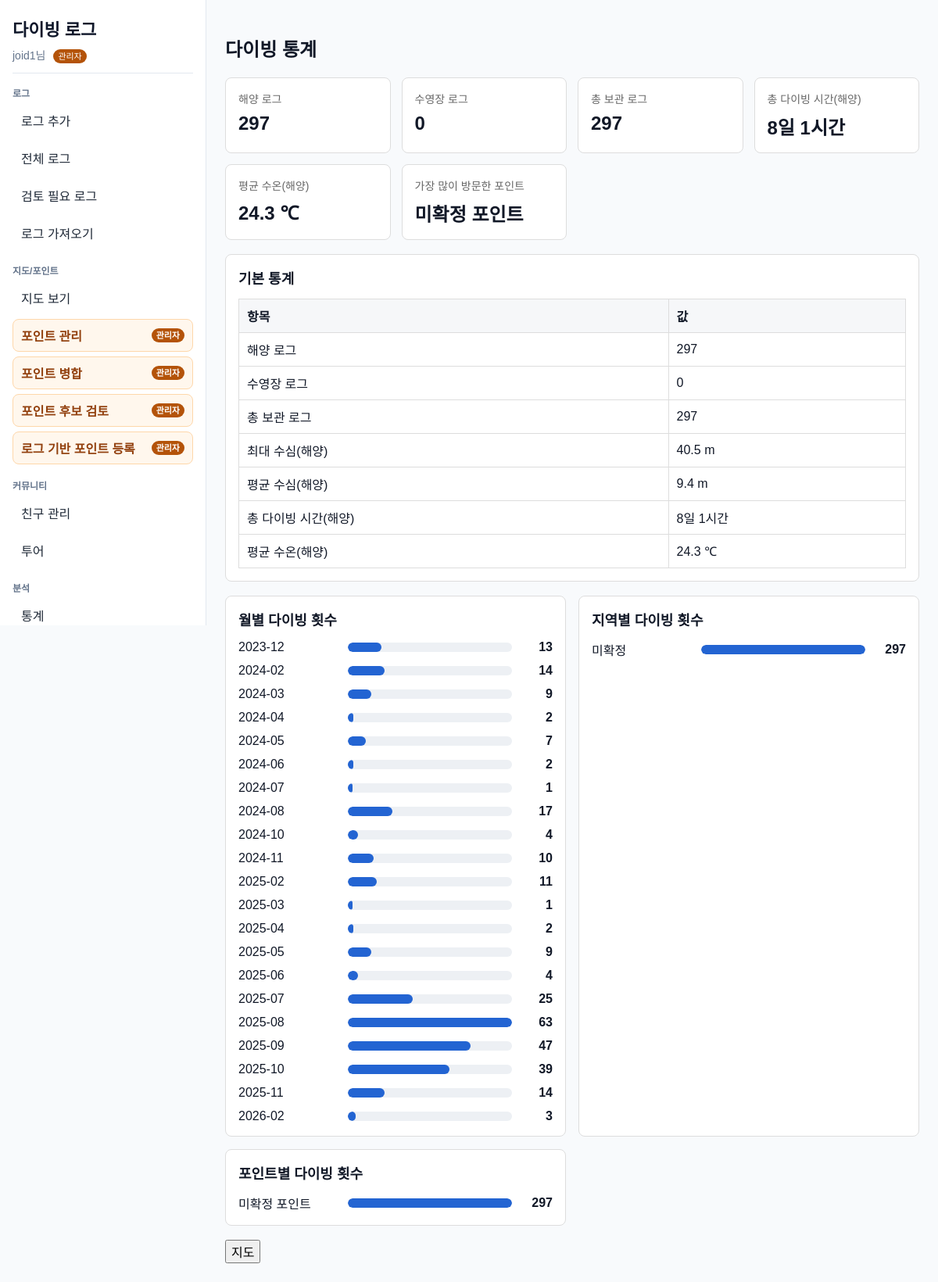
/stats (signed in), run on the app's committed database.
### app/models.py (models this page shows)
class User(Base):
    __tablename__ = "users"
    id = Column(Integer, primary_key=True, index=True)
    username = Column(String, unique=True, index=True, nullable=False)
    password_hash = Column(String, nullable=False)
    is_admin = Column(Boolean, default=False, nullable=False)

class DivePoint(Base):
    __tablename__ = "dive_points"
    id = Column(Integer, primary_key=True, index=True)
    name = Column(String, index=True)
    area_id = Column(Integer, ForeignKey("areas.id"))
    latitude = Column(Float, nullable=True)
    longitude = Column(Float, nullable=True)
    point_type = Column(String, nullable=False, default="OCEAN")
    memo = Column(String, nullable=True)
    area = relationship("Area", backref="dive_points")

class Region(Base):
    __tablename__ = "regions"
    id = Column(Integer, primary_key=True, index=True)
    name = Column(String, unique=True, index=True)
    country_id = Column(Integer, ForeignKey("countries.id"), nullable=True)
    country = relationship("Country", backref="regions")

### main.py (the view)
@app.get("/stats")
def stats_page(request: Request):
    db = SessionLocal()
    try:
        current_user = get_current_user(request, db)
        visible_logs_query = db.query(DiveLog).filter(visible_log_condition(current_user))
        ocean_logs_query = (
            db.query(DiveLog)
            .join(DivePoint, DiveLog.dive_point_id == DivePoint.id)
            .filter(visible_log_condition(current_user))
            .filter(DivePoint.point_type == "OCEAN")
        )
        pool_logs_query = (
            db.query(DiveLog)
            .join(DivePoint, DiveLog.dive_point_id == DivePoint.id)
            .filter(visible_log_condition(current_user))
            .filter(DivePoint.point_type == "POOL")
        )
        total_dives = ocean_logs_query.with_entities(func.count(DiveLog.id)).scalar()
        pool_dives = pool_logs_query.with_entities(func.count(DiveLog.id)).scalar()
        total_stored_logs = visible_logs_query.with_entities(func.count(DiveLog.id)).scalar()
        max_depth = ocean_logs_query.with_entities(func.max(DiveLog.max_depth)).scalar()
        avg_depth = ocean_logs_query.with_entities(func.avg(DiveLog.avg_depth)).scalar()
        total_dive_time = ocean_logs_query.with_entities(func.sum(DiveLog.dive_time)).scalar()
        total_dive_time_display = format_dive_duration(total_dive_time)
        avg_water_temp = ocean_logs_query.with_entities(func.avg(DiveLog.water_temp)).scalar()
        monthly_dive_date = monthly_dive_date_expression(db).label("month")
        monthly_dives = (
            db.query(
                monthly_dive_date,
                func.count(DiveLog.id).label("dive_count"),
            )
            .join(DivePoint, DiveLog.dive_point_id == DivePoint.id)
            .filter(visible_log_condition(current_user))
            .filter(DivePoint.point_type == "OCEAN")
            .group_by(monthly_dive_date)
            .order_by(monthly_dive_date)
            .all()
        )
        region_dives = (
            db.query(
                Region.name.label("name"),
                func.count(DiveLog.id).label("dive_count"),
            )
            .select_from(DiveLog)
            .join(DivePoint, DiveLog.dive_point_id == DivePoint.id)
            .join(Area, DivePoint.area_id == Area.id)
            .join(Region, Area.region_id == Region.id)
            .filter(visible_log_condition(current_user))
            .filter(DivePoint.point_type == "OCEAN")
            .group_by(Region.id, Region.name)
            .order_by(func.count(DiveLog.id).desc(), Region.name.asc())
            .all()
        )
        point_dives = (
            db.query(
                DivePoint.name.label("name"),
                func.count(DiveLog.id).label("dive_count"),
            )
            .select_from(DiveLog)
            .join(DivePoint, DiveLog.dive_point_id == DivePoint.id)
            .filter(visible_log_condition(current_user))
            .filter(DivePoint.point_type == "OCEAN")
            .group_by(DivePoint.id, DivePoint.name)
            .order_by(func.count(DiveLog.id).desc(), DivePoint.name.asc())
            .all()
        )
        most_visited_point = point_dives[0] if point_dives else None
        max_monthly_dives = max([row.dive_count for row in monthly_dives], default=0)
        max_region_dives = max([row.dive_count for row in region_dives], default=0)
        max_point_dives = max([row.dive_count for row in point_dives], default=0)
        return templates.TemplateResponse(
            "stats.html",
            {
                "request": request,
                "total_dives": total_dives,
                "pool_dives": pool_dives,
                "total_stored_logs": total_stored_logs,
                "max_depth": max_depth,
                "avg_depth": avg_depth,
                "total_dive_time": total_dive_time,
                "total_dive_time_display": total_dive_time_display,
                "avg_water_temp": avg_water_temp,
                "monthly_dives": monthly_dives,
                "region_dives": region_dives,
                "point_dives": point_dives,
                "most_visited_point": most_visited_point,
                "max_monthly_dives": max_monthly_dives,
                "max_region_dives": max_region_dives,
                "max_point_dives": max_point_dives
            }
        )
    finally:
        db.close()

### templates/stats.html (shortened to what this page needs)
{% extends "base.html" %}
{% block content %}
<div class="stats-page">
    <h2>다이빙 통계</h2>
    <div class="summary-grid">
        <section class="summary-card">
            <div class="summary-label">해양 로그</div>
            <div class="summary-value">{{ total_dives or 0 }}</div>
        </section>
        <section class="summary-card">
            <div class="summary-label">수영장 로그</div>
            <div class="summary-value">{{ pool_dives or 0 }}</div>
        </section>
        <section class="summary-card">
            <div class="summary-label">총 보관 로그</div>
            <div class="summary-value">{{ total_stored_logs or 0 }}</div>
        </section>
        <section class="summary-card">
            <div class="summary-label">총 다이빙 시간(해양)</div>
            <div class="summary-value">{{ total_dive_time_display }}</div>
        </section>
        <section class="summary-card">
            <div class="summary-label">평균 수온(해양)</div>
            <div class="summary-value">
                {% if avg_water_temp is not none %}
                {{ "%.1f"|format(avg_water_temp) }} ℃
                {% else %}
                -
                {% endif %}
            </div>
        </section>
        <section class="summary-card">
            <div class="summary-label">가장 많이 방문한 포인트</div>
            <div class="summary-value">
                {% if most_visited_point %}
                {{ most_visited_point.name }}
                {% else %}
                -
                {% endif %}
            </div>
        </section>
    </div>
    <section class="stats-card">
        <h3>기본 통계</h3>
        <table class="stats-table">
            <tr>
                <th>항목</th>
                <th>값</th>
            </tr>
            <tr>
                <td>해양 로그</td>
                <td>{{ total_dives or 0 }}</td>
            </tr>
            <tr>
                <td>수영장 로그</td>
                <td>{{ pool_dives or 0 }}</td>
            </tr>
            <tr>
                <td>총 보관 로그</td>
                <td>{{ total_stored_logs or 0 }}</td>
            </tr>
            <tr>
                <td>최대 수심(해양)</td>
                <td>{{ max_depth if max_depth is not none else '-' }}{% if max_depth is not none %} m{% endif %}</td>
            </tr>
            <tr>
                <td>평균 수심(해양)</td>
                <td>
                    {% if avg_depth is not none %}
                    {{ "%.1f"|format(avg_depth) }} m
                    {% else %}
                    -
                    {% endif %}
                </td>
            </tr>
            <tr>
                <td>총 다이빙 시간(해양)</td>
                <td>{{ total_dive_time_display }}</td>
            </tr>
            <tr>
                <td>평균 수온(해양)</td>
                <td>
                    {% if avg_water_temp is not none %}
                    {{ "%.1f"|format(avg_water_temp) }} ℃
                    {% else %}
                    -
                    {% endif %}
                </td>
            </tr>
        </table>
    </section>
    <br>
    <div class="stats-grid">
        <section class="stats-card">
            <h3>월별 다이빙 횟수</h3>
            {% if monthly_dives %}
            <div class="bar-list">
                {% for row in monthly_dives %}
                <div class="bar-row">
                    <div class="bar-label" title="{{ row.month }}">{{ row.month }}</div>
                    <div class="bar-track">
                        <div class="bar-fill" style="width: {{ (row.dive_count / max_monthly_dives * 100) if max_monthly_dives else 0 }}%;"></div>
                    </div>
                    <div class="bar-count">{{ row.dive_count }}</div>
                </div>
                {% endfor %}
            </div>
            {% else %}
            <p class="empty-text">표시할 로그가 없습니다.</p>
            {% endif %}
        </section>
        <section class="stats-card">
            <h3>지역별 다이빙 횟수</h3>
            {% if region_dives %}
            <div class="bar-list">
                {% for row in region_dives %}
                <div class="bar-row">
                    <div class="bar-label" title="{{ row.name }}">{{ row.name }}</div>
                    <div class="bar-track">
                        <div class="bar-fill" style="width: {{ (row.dive_count / max_region_dives * 100) if max_region_dives else 0 }}%;"></div>
                    </div>
                    <div class="bar-count">{{ row.dive_count }}</div>
                </div>
                {% endfor %}
            </div>
            {% else %}
            <p class="empty-text">표시할 로그가 없습니다.</p>
            {% endif %}
        </section>
        <section class="stats-card">
            <h3>포인트별 다이빙 횟수</h3>
            {% if point_dives %}
            <div class="bar-list">
                {% for row in point_dives %}
                <div class="bar-row">
                    <div class="bar-label" title="{{ row.name }}">{{ row.name }}</div>
                    <div class="bar-track">
                        <div class="bar-fill" style="width: {{ (row.dive_count / max_point_dives * 100) if max_point_dives else 0 }}%;"></div>
                    </div>
                    <div class="bar-count">{{ row.dive_count }}</div>
                </div>
                {% endfor %}
            </div>
            {% else %}
            <p class="empty-text">표시할 로그가 없습니다.</p>
            {% endif %}
        </section>
    </div>
    <div class="bottom-actions">
        <a href="/map"><button>지도</button></a>
    </div>
</div>
{% endblock %}

### templates/base.html (shortened to what this page needs)
<!DOCTYPE html>
<html>
<head>
<link
 rel="stylesheet"
 href="https://unpkg.com/leaflet@1.9.4/dist/leaflet.css"
/>
<link rel="stylesheet" href="/static/css/style.css">
</head>
<body>
<div class="app-shell">
    <aside class="sidebar">
        <div class="sidebar-header">
            <a class="brand-link" href="/">다이빙 로그</a>
            {% if request.session.get("user_id") %}
            <div class="nav-user">
                {{ request.session.get("username") }}님
                {% if request.session.get("is_admin") %}<span class="admin-badge">관리자</span>{% endif %}
            </div>
            {% endif %}
        </div>
        <nav class="nav-groups" aria-label="주 메뉴">
            <div class="nav-group">
                <div class="nav-group-title">로그</div>
                <a class="nav-link" href="/log/add">로그 추가</a>
                <a class="nav-link" href="/logs">전체 로그</a>
                <a class="nav-link" href="/logs/review-needed">검토 필요 로그</a>
                <a class="nav-link" href="/import">로그 가져오기</a>
            </div>
            <div class="nav-group">
                <div class="nav-group-title">지도/포인트</div>
                <a class="nav-link" href="/map">지도 보기</a>
                {% if request.session.get("is_admin") %}
                <a class="nav-link admin-link" href="/admin/divepoints">포인트 관리 <span class="admin-badge">관리자</span></a>
                <a class="nav-link admin-link" href="/admin/points/merge">포인트 병합 <span class="admin-badge">관리자</span></a>
                <a class="nav-link admin-link" href="/admin/points/candidates">포인트 후보 검토 <span class="admin-badge">관리자</span></a>
                <a class="nav-link admin-link" href="/admin/points/from-logs">로그 기반 포인트 등록 <span class="admin-badge">관리자</span></a>
                {% endif %}
            </div>
            <div class="nav-group">
                <div class="nav-group-title">커뮤니티</div>
                <a class="nav-link" href="/friends">친구 관리</a>
                <a class="nav-link" href="/trips">투어</a>
            </div>
            <div class="nav-group">
                <div class="nav-group-title">분석</div>
                <a class="nav-link" href="/stats">통계</a>
            </div>
        </nav>
    </aside>
    <main class="main-content">
        {% block content %}{% endblock %}
    </main>
</div>
</body>
</html>

### static/css/style.css (style rules this page uses)
* { box-sizing: border-box; }
body { margin: 0; font-family: Arial, sans-serif; color: #111827; background: #f8fafc; }
button, input, select, textarea { font: inherit; }
.app-shell { display: flex; min-height: 100vh; }
.sidebar { position: sticky; top: 0; width: 264px; height: 100vh; display: flex; flex-direction: column; gap: 16px; padding: 20px 16px; border-right: 1px solid #e2e8f0; background: #ffffff; overflow-y: auto; }
.sidebar-header { padding-bottom: 12px; border-bottom: 1px solid #e2e8f0; }
.brand-link { display: block; color: #0f172a; font-size: 22px; font-weight: 700; text-decoration: none; }
.nav-user { margin-top: 8px; color: #64748b; font-size: 14px; }
.nav-groups { display: flex; flex: 1; flex-direction: column; gap: 18px; }
.nav-group { display: grid; gap: 6px; }
.nav-group-title { color: #64748b; font-size: 12px; font-weight: 700; letter-spacing: 0; }
.nav-link, .nav-action { display: flex; align-items: center; justify-content: space-between; width: 100%; min-height: 38px; padding: 8px 10px; border: 1px solid transparent; border-radius: 8px; color: #1f2937; background: transparent; text-align: left; text-decoration: none; cursor: pointer; }
.admin-link { border-color: #fed7aa; background: #fff7ed; color: #92400e; font-weight: 700; }
.admin-badge { display: inline-block; margin-left: 6px; padding: 2px 6px; border-radius: 999px; background: #b45309; color: #ffffff; font-size: 11px; line-height: 1.3; white-space: nowrap; }
.main-content { flex: 1; min-width: 0; padding: 24px; }

### templates/stats.html (style rules this page uses)
.stats-page { max-width: 1120px; }
.summary-grid { display: grid; grid-template-columns: repeat(auto-fit, minmax(180px, 1fr)); gap: 14px; margin-bottom: 18px; }
.summary-card, .stats-card { border: 1px solid #ddd; border-radius: 8px; background: #fff; padding: 16px; }
.summary-label { margin-bottom: 8px; color: #666; font-size: 14px; }
.summary-value { font-size: 24px; font-weight: 700; }
.stats-grid { display: grid; grid-template-columns: repeat(auto-fit, minmax(300px, 1fr)); gap: 16px; }
.stats-card h3 { margin: 0 0 14px; font-size: 18px; }
.stats-table { width: 100%; border-collapse: collapse; }
.stats-table th, .stats-table td { padding: 9px 10px; border: 1px solid #ddd; text-align: left; }
.stats-table th { background: #f6f7f9; }
.bar-list { display: grid; gap: 12px; }
.bar-row { display: grid; grid-template-columns: minmax(90px, 130px) 1fr 42px; gap: 10px; align-items: center; }
.bar-label { overflow: hidden; text-overflow: ellipsis; white-space: nowrap; }
.bar-track { height: 12px; border-radius: 6px; background: #edf0f4; overflow: hidden; }
.bar-fill { height: 100%; min-width: 6px; border-radius: 6px; background: #2364d2; }
.bar-count { text-align: right; font-weight: 700; }
.bottom-actions { margin-top: 18px; }

### data on the page
User: session.get "joid1"
DivePoint: name "미확정 포인트", {{ (row.dive_count / max_point_dives * 100) if max_point_dives else 0 }} 100.0 (drawn), dive_count "297"
Region: name "미확정", {{ (row.dive_count / max_region_dives * 100) if max_region_dives else 0 }} 100.0 (drawn), dive_count "297"

### other printed values
{{ total_dives or 0 }} "297"
{{ pool_dives or 0 }} "0"
{{ total_stored_logs or 0 }} "297"
{{ total_dive_time_display }} "8일 1시간"
{{ "%.1f"|format(avg_water_temp) }} "24.3"
{{ max_depth if max_depth is not none else '-' }} "40.5"
{{ "%.1f"|format(avg_depth) }} "9.4"
{{ row.month }} "2023-12" "2024-02" "2024-03" "2024-04" "2024-05" "2024-06" "2024-07" "2024-08" "2024-10" "2024-11" "2025-02" "2025-03" "2025-04" "2025-05" "2025-06" "2025-07" "2025-08" "2025-09" "2025-10" "2025-11" "2026-02"
{{ row.dive_count }} "13" "14" "9" "2" "7" "2" "1" "17" "4" "10" "11" "1" "2" "9" "4" "25" "63" "47" "39" "14" "3"
